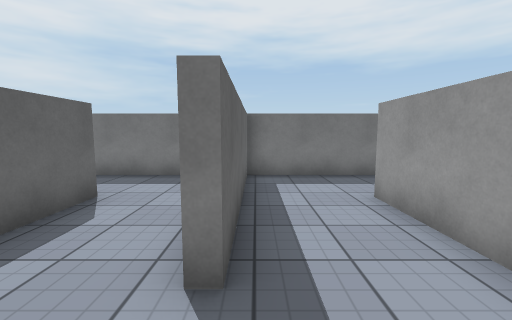
[1] (above)

20 first-person views from a walk through a scene from a Unity 3-D project. The camera is 1.3 m above the floor, tilts 6° down and sees 90° across. The floor is counted in squares, 1 m on a side. Each view is taken from the middle of a square. On the plan, view 1 faces up. The plan holds only what a view shows up to about 13 squares ahead; the rest is blank. The place goes on beyond the plan. Surface patterns are stand-ins for the level's own textures.

[2]
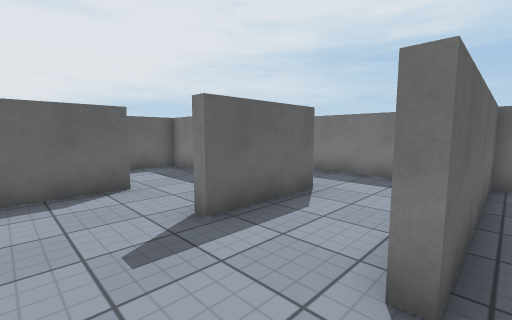

[3]
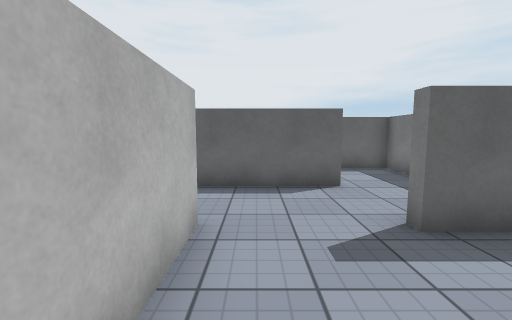

[4]
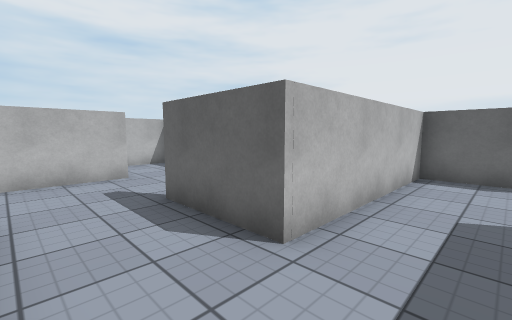

[5]
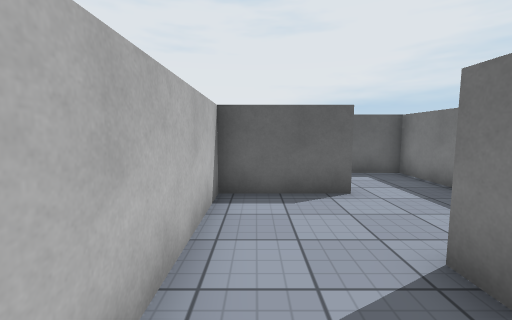

[6]
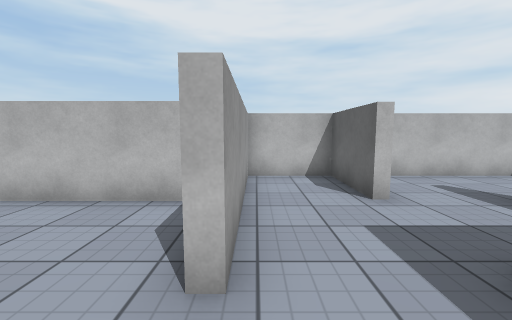

[7]
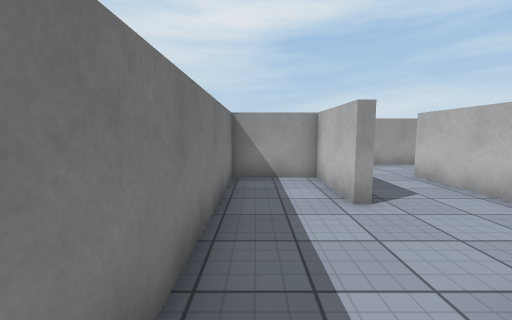

[8]
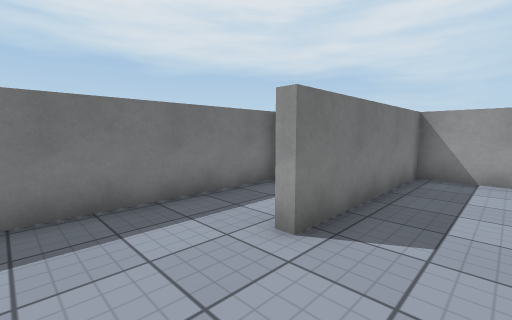

[9]
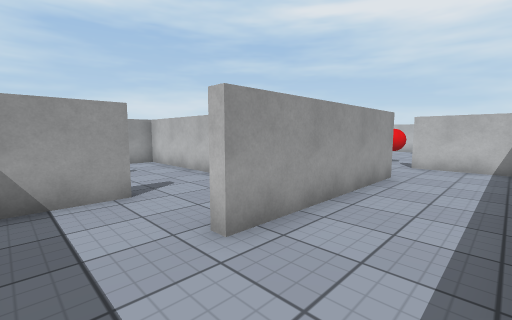

[10]
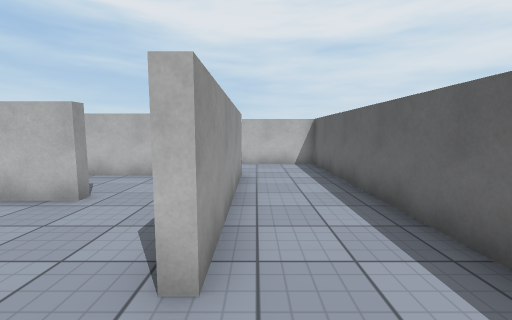

[11]
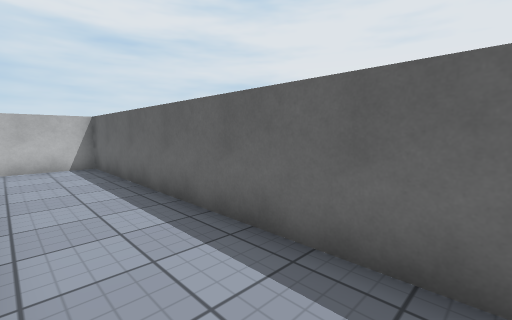

[12]
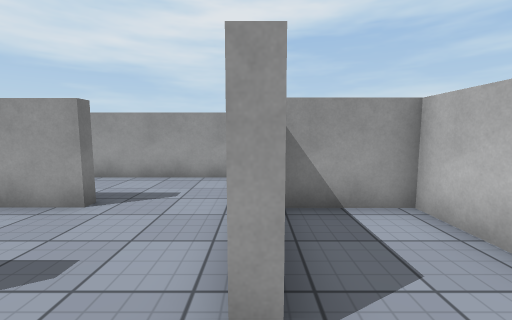

[13]
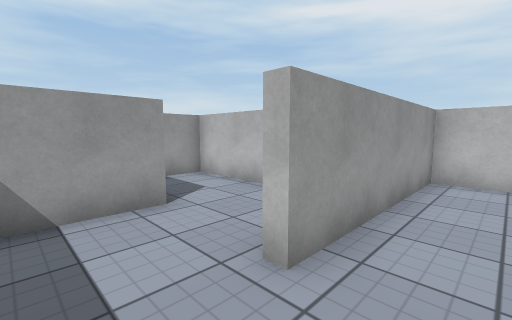

[14]
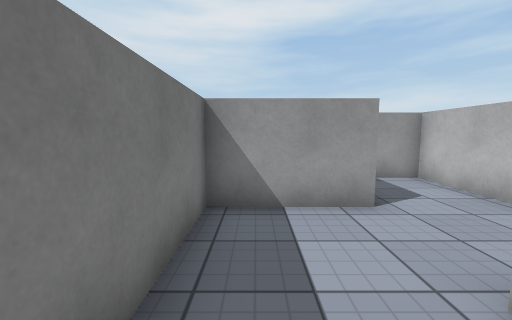

[15]
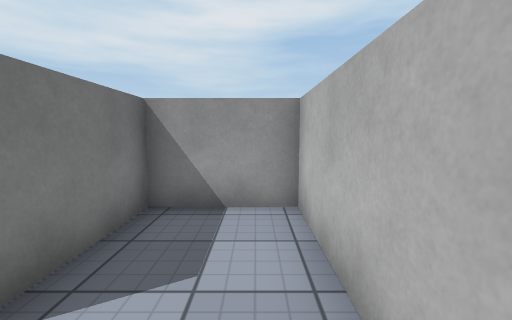

[16]
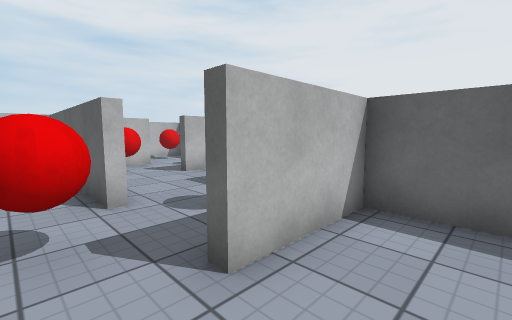

[17]
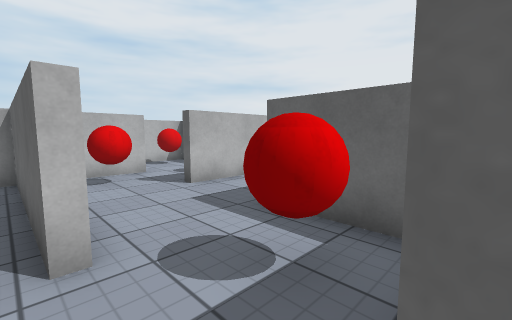

[18]
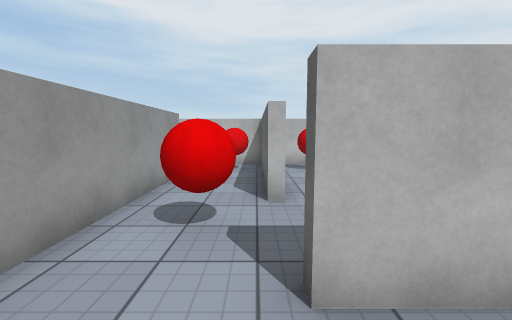

[19]
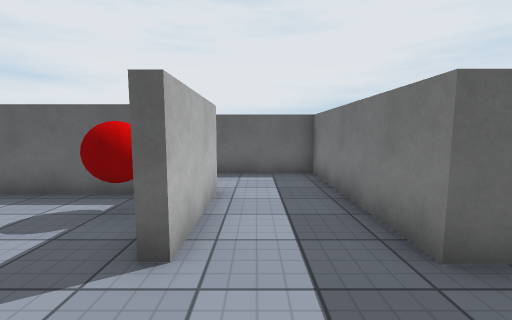

[20]
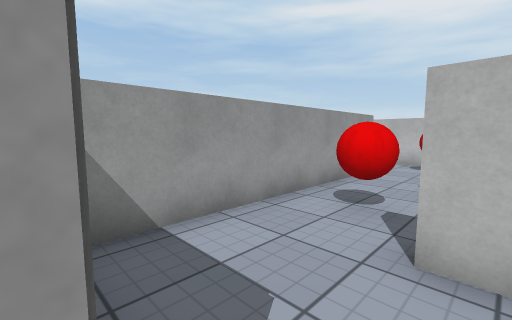

### Floor plan
Points are (right, up) in squares from view 1. A wall is a line through its corners. A room is listed if a view was taken in it or the views show most of it. See-through windows are left out.
Room 1 (views 1, 2, 3, 4, 5, 6, 8, 13, 14)
walls: (-3.6, 2.1) (-3.6, 4.1); (-6.5, 8.2) (-3.6, 8.2) (-3.6, 10.7) (-10.6, 10.7); (-0.6, 2) (-0.6, 7.9) (-6.5, 7.9); (-6.2, 2.1) (-6.2, -0.5); (3.4, 7.9) (-0.3, 7.9) (-0.3, 2); (-3.6, -0.8) (2.4, -0.8) (2.4, 5.2) (2.9, 5.2); (-9.8, 8) (-9.4, 8) (-9.4, 5.2) (-3.3, 5.2) (-3.3, 2.1)
ways out: opening at (-10, 9.5) to room 2; opening at (-6, 3.5) to room 3; opening at (-4.5, -1) to room 4; opening at (3, 6.5) to room 9
Room 2 (view 7)
walls: (-10.6, 10.7) (-12.3, 10.7) (-12.3, 9.1)
ways out: opening at (-10, 9.5) to room 1; opening at (-11, 8) to room 7
Room 3 (views 9, 10, 11, 16, 18, 20)
walls: (-6.5, -4.1) (-6.5, 2.1) (-6.2, 2.1); (-8, 4.9) (-9.4, 4.9) (-9.4, -6.8) (-6.4, -6.8); (-3.6, -6.6) (-3.6, -4.6)
ways out: opening at (-6, 3.5) to room 1; opening at (-5.5, -7) to room 6
Room 4 (view 12)
walls: (-3.6, -1.2) (-3.6, -0.8); (-6.2, -0.5) (-6.2, -1.5); (-6.1, -3.8) (-0.6, -3.8) (-0.6, -1.5)
ways out: opening at (-4.5, -1) to room 1
Room 5 (view 15)
walls: (4.6, 2.3) (8.4, 2.3) (8.4, 4.9) (5.8, 4.9)
ways out: opening at (4.5, 5) to room 9
Room 6 (views 17, 19)
walls: (-6.6, -9.8) (-6.2, -9.8); (-9.4, -7.8) (-9.4, -10.1) (-15.2, -10.1) (-15.2, -13.2); (-12.8, -12.9) (-9.4, -12.9) (-9.4, -13.2); (-9.5, -15.6) (-7.2, -15.6); (-12.3, -14.5) (-12.3, -15.5); (-3.6, -9.5) (-3.6, -6.6)
ways out: opening at (-5.5, -7) to room 3; opening at (-5, -10) to room 8; gap at (-6, -10) to room 8; opening at (-14, -13); opening at (-10.5, -16)
objects: red ball (-11, -15) to (-11, -14); red ball (-8, -15) to (-8, -14); red ball (-8, -9) to (-8, -8); red ball (-6, -9) to (-5, -8)
Room 7 (no view inside)
walls: (-12.8, 5.2) (-12.3, 5.2) (-12.3, 2.3) (-9.8, 2.3); (-9.8, 2.8) (-9.8, 8)
ways out: opening at (-11, 8) to room 2; opening at (-12, 6.5)
Room 8 (no view inside)
walls: (-3.6, -12.9) (-3.6, -9.5); (-6.2, -9.8) (-6.2, -15.6) (-4.5, -15.6)
ways out: opening at (-5, -10) to room 6; gap at (-6, -10) to room 6; opening at (-4, -14)
objects: red ball (-5, -15) to (-5, -14)
Room 9 (no view inside)
walls: (5.4, 4.9) (5.4, 7.9) (3.4, 7.9)
ways out: opening at (3, 6.5) to room 1; opening at (4.5, 5) to room 5

Where each view was taken, in squares from view 1:
view 1: 0 up, 0 right, facing up
view 2: 0 up, 0 right, facing up-left
view 3: 0 up, 0 right, facing left
view 4: 7 up, 1 left, facing down-left
view 5: 6 up, 4 left, facing left
view 6: 10 up, 10 left, facing down
view 7: 10 up, 11 left, facing right
view 8: 6 up, 9 left, facing up-right
view 9: 4 up, 9 left, facing down-right
view 10: 4 up, 7 left, facing down
view 11: 4 up, 7 left, facing down-left
view 12: 1 down, 5 left, facing right
view 13: 7 up, 1 right, facing down-right
view 14: 7 up, 1 right, facing right
view 15: 3 up, 4 right, facing right
view 16: 5 down, 5 left, facing down-left
view 17: 7 down, 6 left, facing down-left
view 18: 5 down, 6 left, facing down
view 19: 12 down, 7 left, facing left
view 20: 4 down, 7 left, facing down-right
